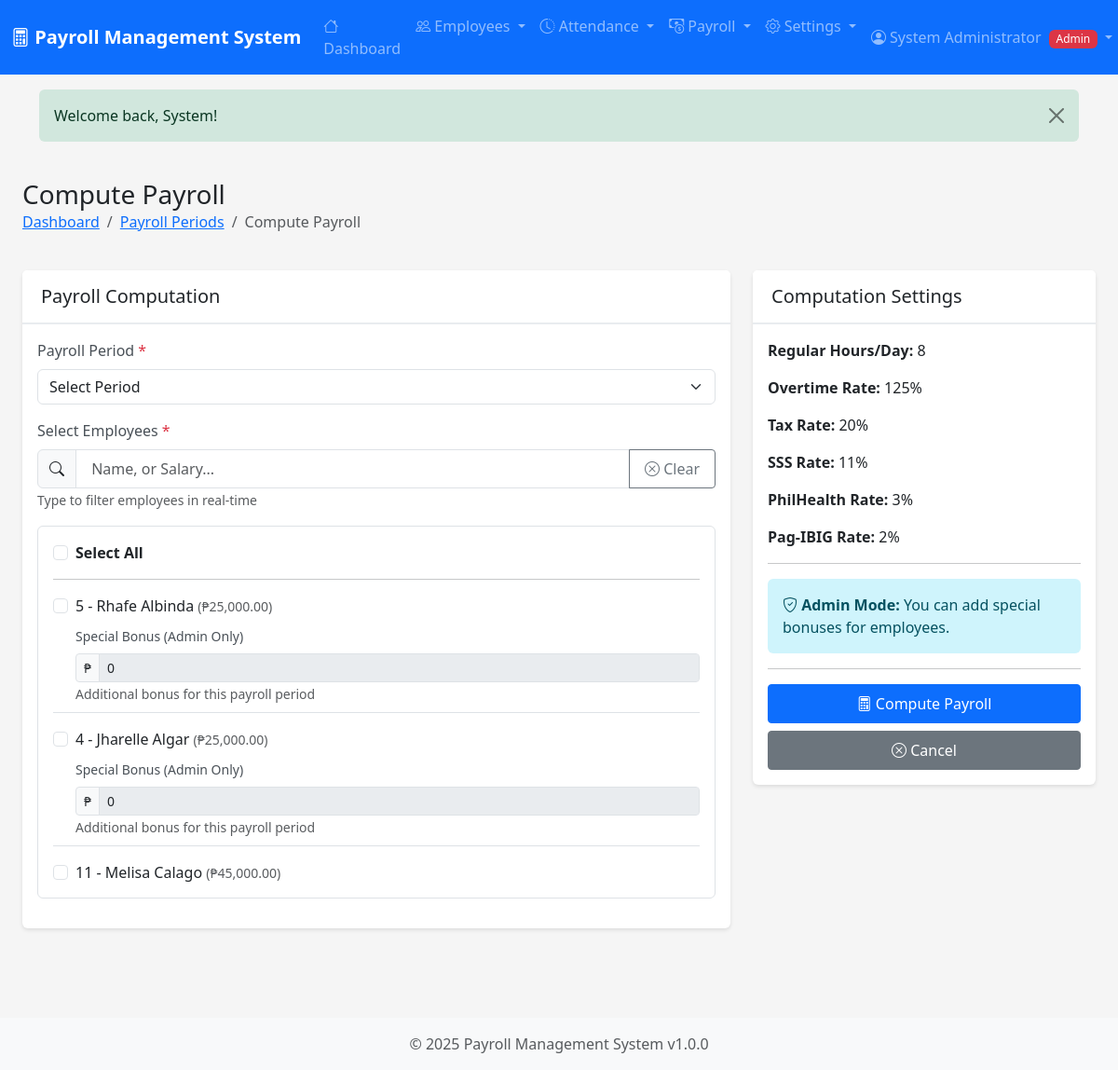
The app's page /payroll/compute.php (signed in) with its own data.
### tables this page shows
CREATE TABLE `employees` (
  `id` int(11) NOT NULL,
  `user_id` int(11) DEFAULT NULL,
  `employee_id` varchar(20) NOT NULL,
  `first_name` varchar(50) NOT NULL,
  `last_name` varchar(50) NOT NULL,
  `middle_name` varchar(50) DEFAULT NULL,
  `email` varchar(100) NOT NULL,
  `phone` varchar(20) DEFAULT NULL,
  `address` text DEFAULT NULL,
  `date_of_birth` date DEFAULT NULL,
  `gender` enum('male','female','other') DEFAULT NULL,
  `marital_status` enum('single','married','divorced','widowed') DEFAULT NULL,
  `position` varchar(100) NOT NULL,
  `department` varchar(100) NOT NULL,
  `employment_type` enum('full-time','part-time','contract','intern') DEFAULT 'full-time',
  `employment_status` enum('active','on-leave','suspended','terminated') DEFAULT 'active',
  `hire_date` date NOT NULL,
  `termination_date` date DEFAULT NULL,
  `base_salary` decimal(12,2) NOT NULL,
  `hourly_rate` decimal(10,2) DEFAULT NULL,
  `bank_name` varchar(100) DEFAULT NULL,
  `bank_account` varchar(50) DEFAULT NULL,
  `tax_id` varchar(50) DEFAULT NULL,
  `sss_number` varchar(20) DEFAULT NULL,
  `philhealth_number` varchar(20) DEFAULT NULL,
  `pagibig_number` varchar(20) DEFAULT NULL,
  `created_at` timestamp NOT NULL DEFAULT current_timestamp(),
  `updated_at` timestamp NOT NULL DEFAULT current_timestamp() ON UPDATE current_timestamp()
);

### includes/functions.php (called while the page is built, shortened)
<?php
function formatCurrency($amount) {
    return '₱' . number_format($amount, 2, '.', ',');
}

### includes/auth.php (called while the page is built, shortened)
<?php
class Auth {
    public static function isLoggedIn() {
        return isset($_SESSION['user_id']) && isset($_SESSION['username']);
    }
    public static function hasRole($requiredRole) {
        $userRole = $_SESSION['role'] ?? '';
        $roleHierarchy = [
            'admin' => 4,
            'hr' => 3,
            'accountant' => 3,
            'employee' => 1
        ];
        $userLevel = $roleHierarchy[$userRole] ?? 0;
        $requiredLevel = $roleHierarchy[$requiredRole] ?? 0;
        return $userLevel >= $requiredLevel;
    }
}

### payroll/compute.php (the view, shortened to what this page needs)
<?php
require_once __DIR__ . '/../includes/auth.php';
require_once __DIR__ . '/../includes/functions.php';
$isAdmin = Auth::hasRole('admin');
$database = new Database();
$conn = $database->getConnection();
$settings = [];
$settingsQuery = $conn->query("SELECT setting_key, setting_value FROM system_settings");
foreach ($settingsQuery->fetchAll() as $setting) {
    $settings[$setting['setting_key']] = $setting['setting_value'];
}
$regularHoursPerDay = floatval($settings['regular_hours_per_day'] ?? 8);
$overtimeRate = floatval($settings['overtime_rate_multiplier'] ?? 1.25);
$taxRate = floatval($settings['tax_rate'] ?? 0.20);
$sssRate = floatval($settings['sss_rate'] ?? 0.11);
$philhealthRate = floatval($settings['philhealth_rate'] ?? 0.03);
$pagibigRate = floatval($settings['pagibig_rate'] ?? 0.02);
$employees = $conn->query("SELECT id, employee_id, first_name, last_name, base_salary FROM employees WHERE employment_status = 'active' ORDER BY last_name, first_name")->fetchAll();
require_once __DIR__ . '/../includes/header.php';
?>
<div class="container-fluid">
    <div class="row mb-4">
        <div class="col-12">
            <h1 class="h3 mb-0">Compute Payroll</h1>
            <nav aria-label="breadcrumb">
                <ol class="breadcrumb">
                    <li class="breadcrumb-item"><a href="<?php echo BASE_URL; ?>index.php">Dashboard</a></li>
                    <li class="breadcrumb-item"><a href="<?php echo BASE_URL; ?>payroll/periods.php">Payroll Periods</a></li>
                    <li class="breadcrumb-item active">Compute Payroll</li>
                </ol>
            </nav>
        </div>
    </div>
    <form method="POST" action="">
        <div class="row">
            <div class="col-md-8">
                <div class="card">
                    <div class="card-header">
                        <h5 class="mb-0">Payroll Computation</h5>
                    </div>
                    <div class="card-body">
                        <div class="mb-3">
                            <label class="form-label">Payroll Period <span class="text-danger">*</span></label>
                            <select class="form-select" name="period_id" required>
                                <option value="">Select Period</option>
                            </select>
                        </div>
                        <div class="mb-3">
                            <label class="form-label">Select Employees <span class="text-danger">*</span></label>
                            <div class="mb-3">
                                <div class="input-group">
                                    <span class="input-group-text">
                                        <i class="bi bi-search"></i>
                                    </span>
                                    <input type="text"
                                           class="form-control"
                                           id="employeeSearch"
                                           placeholder=" Name, or Salary...">
                                    <button class="btn btn-outline-secondary" type="button" id="clearSearch">
                                        <i class="bi bi-x-circle"></i> Clear
                                    </button>
                                </div>
                                <small class="text-muted">Type to filter employees in real-time</small>
                            </div>
                            <div class="border rounded p-3" style="max-height: 400px; overflow-y: auto;" id="employeeListContainer">
                                <div class="form-check mb-2">
                                    <input class="form-check-input" type="checkbox" id="selectAll">
                                    <label class="form-check-label" for="selectAll">
                                        <strong>Select All</strong>
                                    </label>
                                </div>
                                <hr>
                                <div id="employeeList">
                                    <?php foreach ($employees as $emp): ?>
                                    <div class="mb-3 pb-2 border-bottom employee-item"
                                         data-emp-id="<?php echo $emp['id']; ?>"
                                         data-emp-code="<?php echo strtolower(htmlspecialchars($emp['employee_id'])); ?>"
                                         data-emp-name="<?php echo strtolower(htmlspecialchars($emp['first_name'] . ' ' . $emp['last_name'])); ?>"
                                         data-emp-salary="<?php echo htmlspecialchars($emp['base_salary']); ?>">
                                        <div class="form-check mb-2">
                                            <input class="form-check-input employee-checkbox" type="checkbox" name="employee_ids[]" value="<?php echo $emp['id']; ?>" id="emp_<?php echo $emp['id']; ?>" data-emp-id="<?php echo $emp['id']; ?>">
                                            <label class="form-check-label" for="emp_<?php echo $emp['id']; ?>">
                                                <?php echo htmlspecialchars($emp['employee_id'] . ' - ' . $emp['first_name'] . ' ' . $emp['last_name']); ?>
                                                <small class="text-muted">(<?php echo formatCurrency($emp['base_salary']); ?>)</small>
                                            </label>
                                        </div>
                                        <?php if ($isAdmin): ?>
                                        <div class="ms-4 mt-2">
                                            <label class="form-label small">Special Bonus (Admin Only)</label>
                                            <div class="input-group input-group-sm">
                                                <span class="input-group-text">₱</span>
                                                <input type="number"
                                                       class="form-control special-bonus"
                                                       name="special_bonuses[<?php echo $emp['id']; ?>]"
                                                       id="bonus_<?php echo $emp['id']; ?>"
                                                       value="0"
                                                       step="0.01"
                                                       min="0"
                                                       placeholder="0.00"
                                                       data-emp-id="<?php echo $emp['id']; ?>">
                                            </div>
                                            <small class="text-muted">Additional bonus for this payroll period</small>
                                        </div>
                                        <?php endif; ?>
                                    </div>
                                    <?php endforeach; ?>
                                </div>
                            </div>
                        </div>
                    </div>
                </div>
            </div>
            <div class="col-md-4">
                <div class="card">
                    <div class="card-header">
                        <h5 class="mb-0">Computation Settings</h5>
                    </div>
                    <div class="card-body">
                        <p><strong>Regular Hours/Day:</strong> <?php echo $regularHoursPerDay; ?></p>
                        <p><strong>Overtime Rate:</strong> <?php echo ($overtimeRate * 100); ?>%</p>
                        <p><strong>Tax Rate:</strong> <?php echo ($taxRate * 100); ?>%</p>
                        <p><strong>SSS Rate:</strong> <?php echo ($sssRate * 100); ?>%</p>
                        <p><strong>PhilHealth Rate:</strong> <?php echo ($philhealthRate * 100); ?>%</p>
                        <p><strong>Pag-IBIG Rate:</strong> <?php echo ($pagibigRate * 100); ?>%</p>
                        <?php if ($isAdmin): ?>
                        <hr>
                        <div class="alert alert-info mb-0">
                            <i class="bi bi-shield-check"></i>
                            <strong>Admin Mode:</strong> You can add special bonuses for employees.
                        </div>
                        <?php endif; ?>
                        <hr>
                        <button type="submit" class="btn btn-primary w-100">
                            <i class="bi bi-calculator"></i> Compute Payroll
                        </button>
                        <a href="<?php echo BASE_URL; ?>payroll/periods.php" class="btn btn-secondary w-100 mt-2">
                            <i class="bi bi-x-circle"></i> Cancel
                        </a>
                    </div>
                </div>
            </div>
        </div>
    </form>
</div>
<?php require_once __DIR__ . '/../includes/footer.php'; ?>

### assets/css/style.css (style rules this page uses)
:root { --primary-color: #0d6efd; --secondary-color: #6c757d; --success-color: #198754; --danger-color: #dc3545; --warning-color: #ffc107; --info-color: #0dcaf0; --light-color: #f8f9fa; --dark-color: #212529; }
body { font-family: 'Segoe UI', Tahoma, Geneva, Verdana, sans-serif; background-color: #f5f5f5; min-height: 100vh; display: flex; flex-direction: column; }
.card { border: none; box-shadow: 0 2px 4px rgba(0, 0, 0, 0.1); transition: box-shadow 0.3s; margin-bottom: 1.5rem; }
.card-header { background-color: #fff; border-bottom: 2px solid #e9ecef; font-weight: 600; padding: 1rem 1.25rem; }
.btn { border-radius: 4px; font-weight: 500; padding: 0.5rem 1rem; transition: all 0.3s; }
.form-label { font-weight: 500; margin-bottom: 0.5rem; color: #495057; }
.alert { border-radius: 6px; border: none; }

### records on screen
employees: employee+first_name+last_name "5 - Rhafe Albinda", base_salary "₱25,000.00", id "0"
employees: employee+first_name+last_name "4 - Jharelle Algar", base_salary "₱25,000.00", id "0"
employees: employee+first_name+last_name "11 - Melisa Calago", base_salary "₱45,000.00"

### other values on screen
APP_NAME "Payroll Management System"
$currentUser['full_name'] "System Administrator"
$currentUser['role'] "Admin"
$flashMessage['message'] "Welcome back, System!"
$regularHoursPerDay "8"
$overtimeRate * 100 "125"
$taxRate * 100 "20"
$sssRate * 100 "11"
$philhealthRate * 100 "3"
$pagibigRate * 100 "2"
APP_VERSION "1.0.0"
